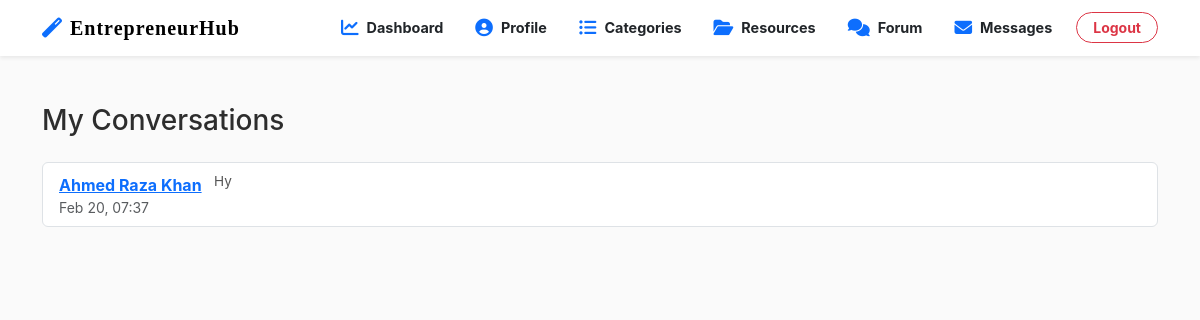
The page /agent/messages.php (signed in) on the database its author committed.
### tables this page shows
CREATE TABLE `users` (
  `id` int(11) NOT NULL,
  `full_name` varchar(100) NOT NULL,
  `username` varchar(50) NOT NULL,
  `email` varchar(100) NOT NULL,
  `password` varchar(255) NOT NULL,
  `dob` date DEFAULT NULL,
  `cnic` varchar(15) DEFAULT NULL,
  `contact_number` varchar(20) DEFAULT NULL,
  `address` text DEFAULT NULL,
  `is_active` tinyint(1) DEFAULT 1,
  `created_at` timestamp NOT NULL DEFAULT current_timestamp(),
  `updated_at` timestamp NOT NULL DEFAULT current_timestamp() ON UPDATE current_timestamp(),
  `role` enum('user','agent') NOT NULL DEFAULT 'user',
  `expertise_area` varchar(255) DEFAULT NULL,
  `experience_years` int(11) DEFAULT NULL,
  `bio` text DEFAULT NULL,
  `website` varchar(255) DEFAULT NULL,
  `linkedin` varchar(255) DEFAULT NULL
);

### agent/messages.php (the view, shortened to what this page needs)
<?php
include('config.php');
$user_id = $_SESSION['id'];
$conversations = mysqli_query($conn, "
    SELECT
        u.id AS other_user_id,
        u.full_name,
        u.role,
        m.message,
        m.sent_at,
        SUM(CASE WHEN m.receiver_id = $user_id AND m.is_read = 0 THEN 1 ELSE 0 END) AS unread_count
    FROM (
        SELECT sender_id, receiver_id, message, sent_at, is_read
        FROM private_messages
        WHERE sender_id = $user_id OR receiver_id = $user_id
    ) AS m
    JOIN users u ON (u.id = CASE WHEN m.sender_id = $user_id THEN m.receiver_id ELSE m.sender_id END)
    GROUP BY other_user_id
    ORDER BY MAX(m.sent_at) DESC
");
?>
<!DOCTYPE html>
<html lang="en">
<head>
<link href="https://cdn.jsdelivr.net/npm/bootstrap@5.3.0/dist/css/bootstrap.min.css" rel="stylesheet">
<link rel="stylesheet" href="https://cdnjs.cloudflare.com/ajax/libs/font-awesome/6.4.0/css/all.min.css">
<link rel="stylesheet" href="../CSS/style.css">
</head>
<body>
<?php include('navbar.php'); ?>
<div class="container mt-5">
    <div class="d-flex justify-content-between align-items-center mb-3">
        <h3>My Conversations</h3>
    </div>
    <?php if(mysqli_num_rows($conversations) == 0): ?>
        <p class="text-muted">No conversations yet. Start chatting with an agent.</p>
    <?php else: ?>
        <ul class="list-group">
            <?php while($c = mysqli_fetch_assoc($conversations)): ?>
            <li class="list-group-item d-flex justify-content-between align-items-center conversation-item">
                <div>
                    <a href="chat.php?user_id=<?= $c['other_user_id'] ?>" class="fw-bold"><?= htmlspecialchars($c['full_name']) ?></a>
                    <span class="last-msg ms-2"><?= htmlspecialchars($c['message']) ?></span>
                    <div class="text-muted small"><?= date('M d, H:i', strtotime($c['sent_at'])) ?></div>
                </div>
            </li>
            <?php endwhile; ?>
        </ul>
    <?php endif; ?>
</div>
</body>
</html>

### CSS/style.css (style rules this page uses)
:root { --primary-color: #d4a373; --accent-color: #faedcd; --text-dark: #2d2d2d; --bg-light: #fefae0; --transition: all 0.3s ease; }
body { font-family: 'Inter', sans-serif; background-color: #fafafa; color: var(--text-dark); }

### agent/messages.php (style rules this page uses)
.conversation-item { transition: 0.2s; }
.last-msg { font-size: 0.85rem; color: #555; overflow: hidden; text-overflow: ellipsis; white-space: nowrap; max-width: 250px; display: inline-block; }

### rows shown on the page
users: full_name "Ahmed Raza Khan", message "Hy", sent_at "Feb 20, 07:37"
